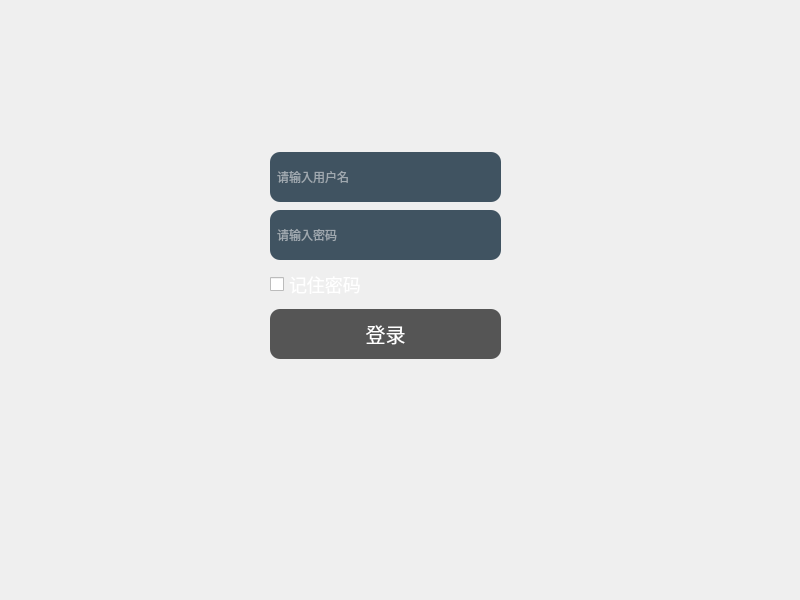
<?xml version="1.0" encoding="UTF-8"?>
<ui version="4.0">
 <class>Widget</class>
 <widget class="QWidget" name="Widget">
  <property name="windowModality">
   <enum>Qt::NonModal</enum>
  </property>
  <property name="geometry">
   <rect>
    <x>0</x>
    <y>0</y>
    <width>800</width>
    <height>600</height>
   </rect>
  </property>
  <property name="windowTitle">
   <string>登录界面</string>
  </property>
  <property name="styleSheet">
   <string notr="true">QFrame{
	border-image: url(:/Snipaste.png)stretch;
}

QLineEdit{
	color: white;
	background-color: #405361;
	padding: 0 5px;
	border: none;
	border-radius: 10px;
}

QCheckBox{
	color: white;
	font-size: 18px;
}
QPushButton{
 	color: white;
	font-size: 20px;
	background-color: #555;
	border-radius: 10px;
}

QPushButton:pressed{
	color: black;
	background-color: red;
}</string>
  </property>
  <widget class="QFrame" name="frame">
   <property name="geometry">
    <rect>
     <x>-10</x>
     <y>-10</y>
     <width>811</width>
     <height>621</height>
    </rect>
   </property>
   <property name="frameShape">
    <enum>QFrame::StyledPanel</enum>
   </property>
   <property name="frameShadow">
    <enum>QFrame::Raised</enum>
   </property>
   <widget class="QWidget" name="layoutWidget">
    <property name="geometry">
     <rect>
      <x>280</x>
      <y>160</y>
      <width>231</width>
      <height>211</height>
     </rect>
    </property>
    <layout class="QVBoxLayout" name="verticalLayout">
     <item>
      <widget class="QLineEdit" name="lineEdit">
       <property name="minimumSize">
        <size>
         <width>0</width>
         <height>50</height>
        </size>
       </property>
       <property name="maximumSize">
        <size>
         <width>16777215</width>
         <height>50</height>
        </size>
       </property>
       <property name="echoMode">
        <enum>QLineEdit::Normal</enum>
       </property>
       <property name="placeholderText">
        <string>请输入用户名</string>
       </property>
      </widget>
     </item>
     <item>
      <widget class="QLineEdit" name="lineEdit_2">
       <property name="minimumSize">
        <size>
         <width>0</width>
         <height>50</height>
        </size>
       </property>
       <property name="maximumSize">
        <size>
         <width>16777215</width>
         <height>50</height>
        </size>
       </property>
       <property name="echoMode">
        <enum>QLineEdit::Password</enum>
       </property>
       <property name="placeholderText">
        <string>请输入密码</string>
       </property>
      </widget>
     </item>
     <item>
      <widget class="QCheckBox" name="checkBox">
       <property name="text">
        <string>记住密码</string>
       </property>
      </widget>
     </item>
     <item>
      <widget class="QPushButton" name="pushButton">
       <property name="minimumSize">
        <size>
         <width>0</width>
         <height>50</height>
        </size>
       </property>
       <property name="maximumSize">
        <size>
         <width>16777215</width>
         <height>50</height>
        </size>
       </property>
       <property name="text">
        <string>登录</string>
       </property>
      </widget>
     </item>
    </layout>
   </widget>
  </widget>
 </widget>
 <resources/>
 <connections/>
</ui>
